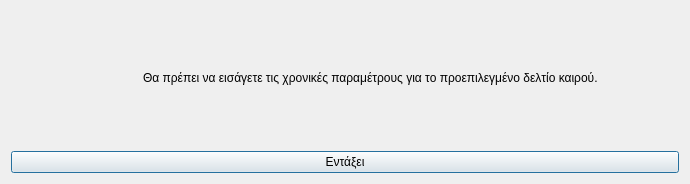
<?xml version="1.0" encoding="UTF-8"?>
<ui version="4.0">
 <class>Dialog</class>
 <widget class="QDialog" name="Dialog">
  <property name="geometry">
   <rect>
    <x>0</x>
    <y>0</y>
    <width>690</width>
    <height>184</height>
   </rect>
  </property>
  <property name="windowTitle">
   <string>Ελλιπή δεδομένα</string>
  </property>
  <property name="windowIcon">
   <iconset resource="../../../../icons.qrc">
    <normaloff>:/rest-windows/assets/images/rest-windows/information.png</normaloff>:/rest-windows/assets/images/rest-windows/information.png</iconset>
  </property>
  <layout class="QGridLayout" name="gridLayout">
   <item row="0" column="0">
    <widget class="QFrame" name="frame">
     <property name="styleSheet">
      <string notr="true">QFrame{border:0px;}</string>
     </property>
     <property name="frameShape">
      <enum>QFrame::StyledPanel</enum>
     </property>
     <property name="frameShadow">
      <enum>QFrame::Raised</enum>
     </property>
     <layout class="QHBoxLayout" name="horizontalLayout">
      <item>
       <widget class="QLabel" name="image_label">
        <property name="maximumSize">
         <size>
          <width>117</width>
          <height>117</height>
         </size>
        </property>
        <property name="text">
         <string/>
        </property>
        <property name="pixmap">
         <pixmap resource="../../../../icons.qrc">:/rest-windows/assets/images/rest-windows/information.png</pixmap>
        </property>
        <property name="scaledContents">
         <bool>true</bool>
        </property>
       </widget>
      </item>
      <item>
       <widget class="QLabel" name="label">
        <property name="text">
         <string>Θα πρέπει να εισάγετε τις χρονικές παραμέτρους για το προεπιλεγμένο δελτίο καιρού.</string>
        </property>
        <property name="alignment">
         <set>Qt::AlignJustify|Qt::AlignVCenter</set>
        </property>
        <property name="wordWrap">
         <bool>true</bool>
        </property>
       </widget>
      </item>
     </layout>
    </widget>
   </item>
   <item row="1" column="0">
    <widget class="QPushButton" name="ok">
     <property name="text">
      <string>Εντάξει</string>
     </property>
     <property name="icon">
      <iconset resource="../../../../icons.qrc">
       <normaloff>:/rest-windows/assets/images/rest-windows/ok.png</normaloff>:/rest-windows/assets/images/rest-windows/ok.png</iconset>
     </property>
    </widget>
   </item>
  </layout>
 </widget>
 <tabstops>
  <tabstop>ok</tabstop>
 </tabstops>
 <resources>
  <include location="../../../../icons.qrc"/>
  <include location="../../../../icons.qrc"/>
  <include location="../../../../icons.qrc"/>
  <include location="../../../../icons.qrc"/>
  <include location="../../../../icons.qrc"/>
 </resources>
 <connections/>
</ui>
